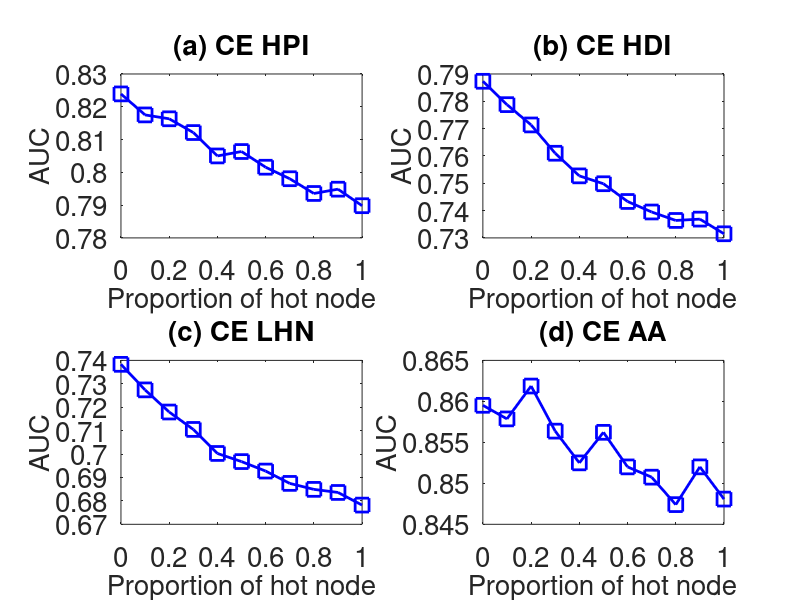

This chart was generated by the following MATLAB code:
subplot(2,2,1);
x=0:0.1:1;
y=[0.8239232
0.8175138
0.8163306
0.812135
0.8049998
0.806347
0.801558
0.798048
0.7935506
0.794861
0.7898162
];
plot(x,y,'-bs','LineWidth',2,'MarkerSize',10);
set(gca,'FontSize',20);
xlabel('Proportion of hot node','fontsize',20);
ylabel('AUC','fontsize',20);
title('(a) CE HPI','fontsize',20);

subplot(2,2,2);
x=0:0.1:1;
y=[0.7873268
0.7787762
0.7713464
0.760986
0.752704
0.7498246
0.7433302
0.7394834
0.7363868
0.736875
0.7315072

];
plot(x,y,'-bs','LineWidth',2,'MarkerSize',10);
set(gca,'FontSize',20);
xlabel('Proportion of hot node','fontsize',20);
ylabel('AUC','fontsize',20);
title('(b) CE HDI','fontsize',20);

subplot(2,2,3);
x=0:0.1:1;
y=[0.7383146
0.727404
0.7179544
0.7105206
0.7002566
0.6967832
0.692738
0.6874712
0.6849234
0.6836046
0.6782076
];
plot(x,y,'-bs','LineWidth',2,'MarkerSize',10);
set(gca,'FontSize',20);
xlabel('Proportion of hot node','fontsize',20);
ylabel('AUC','fontsize',20);
title('(c) CE LHN','fontsize',20);


subplot(2,2,4);
x=0:0.1:1;
y=[0.8595196
0.8578606
0.8618702
0.8563694
0.8524962
0.8562236
0.8520054
0.850752
0.8474024
0.8520092
0.8480782

];
plot(x,y,'-bs','LineWidth',2,'MarkerSize',10);
set(gca,'FontSize',20);
xlabel('Proportion of hot node','fontsize',20);
ylabel('AUC','fontsize',20);
title('(d) CE AA','fontsize',20);
